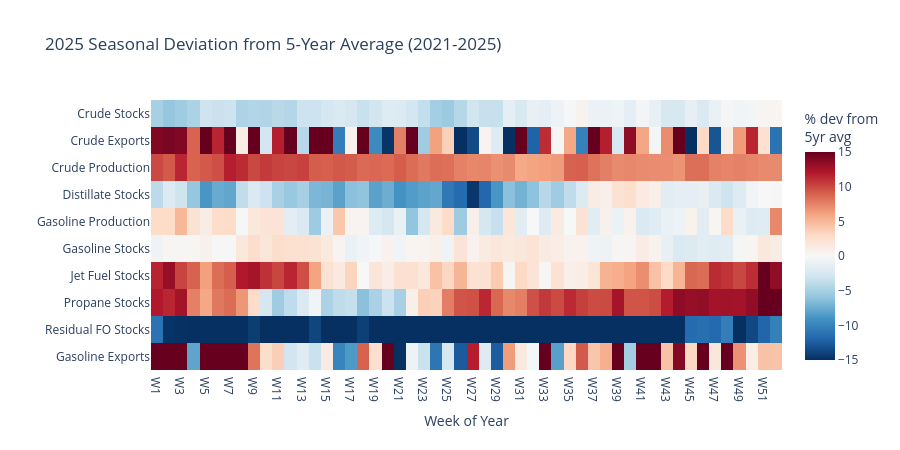

Notebook code cell kept with this figure:
### Markdown cell above
---

 ## 2. Seasonality Heatmap — Every Product, Every Week



 Build a single heatmap showing how each major petroleum product deviates

 from its own seasonal norm in 2025 vs the 2021-2025 average.

### Code cell
# Pick headline series for each commodity
headline_ids = {
    'WCESTUS1': 'Crude Stocks',
    'WGTSTUS1': 'Gasoline Stocks',
    'WDISTUS1': 'Distillate Stocks',
    'WKJSTUS1': 'Jet Fuel Stocks',
    'WRESTUS1': 'Residual FO Stocks',
    'WPRSTUS1': 'Propane Stocks',
    'WCRFPUS2': 'Crude Production',
    'WGFRPUS2': 'Gasoline Production',
    'W_EPM0F_EEX_NUS-Z00_MBBLD': 'Gasoline Exports',
    'WCREXUS2': 'Crude Exports',
}

# Build deviation matrix: (2025 actual - avg_2125) / avg_2125 * 100
available_ids = [k for k in headline_ids if k in seasonality['id'].values]
seasonal_sub = seasonality[seasonality['id'].isin(available_ids)].copy()

# Check which average column exists
avg_col = 'average_2125' if 'average_2125' in seasonal_sub.columns else None
actual_col = 'actual_2025' if 'actual_2025' in seasonal_sub.columns else 'actual_2024'

if avg_col and actual_col:
    seasonal_sub['deviation_pct'] = (
        (seasonal_sub[actual_col] - seasonal_sub[avg_col]) / seasonal_sub[avg_col] * 100
    )

    pivot_heat = seasonal_sub.pivot_table(
        index='id', columns='week_of_year', values='deviation_pct'
    )
    # Rename index with friendly names
    pivot_heat.index = [headline_ids.get(i, i) for i in pivot_heat.index]

    # Only show weeks with data
    pivot_heat = pivot_heat.dropna(axis=1, how='all')

    fig = go.Figure(data=go.Heatmap(
        z=pivot_heat.values,
        x=[f'W{int(c)}' for c in pivot_heat.columns],
        y=pivot_heat.index,
        colorscale='RdBu_r',
        zmid=0,
        zmin=-15, zmax=15,
        colorbar=dict(title='% dev from<br>5yr avg'),
        hovertemplate='%{y}<br>Week %{x}<br>Deviation: %{z:.1f}%<extra></extra>'
    ))

    year_label = actual_col.replace('actual_', '')
    fig.update_layout(
        title=f'{year_label} Seasonal Deviation from 5-Year Average (2021-2025)',
        height=450, template='plotly_white',
        xaxis_title='Week of Year', yaxis_title='',
        yaxis=dict(autorange='reversed')
    )
    fig.show()
else:
    print("Seasonality columns not as expected — skipping heatmap")

### Figure 1 — Plotly figure (JSON) as saved in the notebook; plotly's stock layout.template omitted (floating-point values rounded to 4 significant figures; data arrays with more than 128 entries replaced by an {"elided": "..."} marker saying what was removed)
{"data": [{"colorbar": {"title": {"text": "% dev from<br>5yr avg"}}, "colorscale": [[0, "rgb(5,48,97)"], [0.1, "rgb(33,102,172)"], [0.2, "rgb(67,147,195)"], [0.3, "rgb(146,197,222)"], [0.4, "rgb(209,229,240)"], [0.5, "rgb(247,247,247)"], [0.6, "rgb(253,219,199)"], [0.7, "rgb(244,165,130)"], [0.8, "rgb(214,96,77)"], [0.9, "rgb(178,24,43)"], [1, "rgb(103,0,31)"]], "hovertemplate": "%{y}<br>Week %{x}<br>Deviation: %{z:.1f}%<extra></extra>", "type": "heatmap", "x": ["W1", "W2", "W3", "W4", "W5", "W6", "W7", "W8", "W9", "W10", "W11", "W12", "W13", "W14", "W15", "W16", "W17", "W18", "W19", "W20", "W21", "W22", "W23", "W24", "W25", "W26", "W27", "W28", "W29", "W30", "W31", "W32", "W33", "W34", "W35", "W36", "W37", "W38", "W39", "W40", "W41", "W42", "W43", "W44", "W45", "W46", "W47", "W48", "W49", "W50", "W51", "W52"], "y": ["Crude Stocks", "Crude Exports", "Crude Production", "Distillate Stocks", "Gasoline Production", "Gasoline Stocks", "Jet Fuel Stocks", "Propane Stocks", "Residual FO Stocks", "Gasoline Exports"], "z": {"elided": "10x52 float values"}, "zmax": 15, "zmid": 0, "zmin": -15}], "layout": {"height": 450, "title": {"text": "2025 Seasonal Deviation from 5-Year Average (2021-2025)"}, "xaxis": {"title": {"text": "Week of Year"}}, "yaxis": {"autorange": "reversed", "title": {"text": ""}}}}
